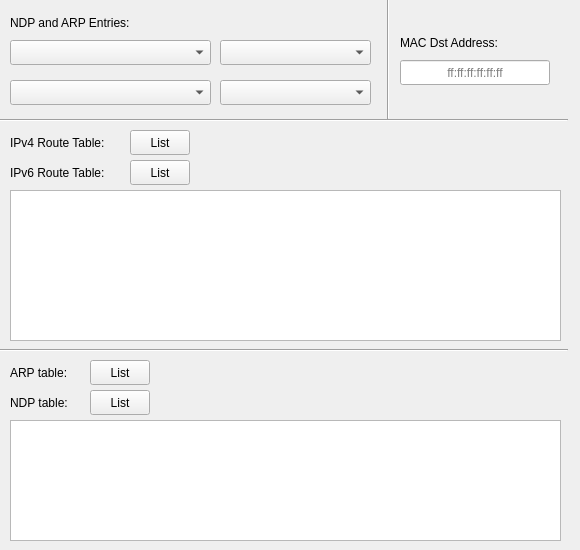
        <widget class="QWidget" name="tab_2">
         <attribute name="title">
          <string>MAC Dst</string>
         </attribute>
         <widget class="QLabel" name="arpMacLabel">
          <property name="geometry">
           <rect>
            <x>10</x>
            <y>10</y>
            <width>151</width>
            <height>25</height>
           </rect>
          </property>
          <property name="text">
           <string>NDP and ARP Entries:</string>
          </property>
         </widget>
         <widget class="QComboBox" name="etherArpComboBox">
          <property name="geometry">
           <rect>
            <x>10</x>
            <y>40</y>
            <width>201</width>
            <height>25</height>
           </rect>
          </property>
          <property name="toolTip">
           <string>&lt;html&gt;&lt;head/&gt;&lt;body&gt;&lt;p&gt;These drop down menu contains IPv4 addresses extracted from ARP table. &lt;/p&gt;&lt;/body&gt;&lt;/html&gt;</string>
          </property>
          <property name="statusTip">
           <string>These drop down menu contains IPv4 addresses extracted from ARP table. </string>
          </property>
         </widget>
         <widget class="QLabel" name="etherMacDstLabel">
          <property name="geometry">
           <rect>
            <x>400</x>
            <y>30</y>
            <width>130</width>
            <height>25</height>
           </rect>
          </property>
          <property name="text">
           <string>MAC Dst Address:</string>
          </property>
         </widget>
         <widget class="QComboBox" name="etherMacDstComboBox">
          <property name="geometry">
           <rect>
            <x>220</x>
            <y>40</y>
            <width>151</width>
            <height>25</height>
           </rect>
          </property>
          <property name="toolTip">
           <string>&lt;html&gt;&lt;head/&gt;&lt;body&gt;&lt;p&gt;These drop down menu contains MAC addresses extracted from ARP table. &lt;/p&gt;&lt;/body&gt;&lt;/html&gt;</string>
          </property>
          <property name="statusTip">
           <string>These drop down menu contains MAC addresses extracted from ARP table. </string>
          </property>
         </widget>
         <widget class="QLineEdit" name="etherMacDstEdit">
          <property name="enabled">
           <bool>true</bool>
          </property>
          <property name="geometry">
           <rect>
            <x>400</x>
            <y>60</y>
            <width>150</width>
            <height>25</height>
           </rect>
          </property>
          <property name="toolTip">
           <string>&lt;html&gt;&lt;head/&gt;&lt;body&gt;&lt;p&gt;This field sets the destination MAC address. It is automatically populated when an IPv4/IPv6/MAC address is chosen or can be manually entered here.&lt;/p&gt;&lt;/body&gt;&lt;/html&gt;</string>
          </property>
          <property name="statusTip">
           <string>Insert valid MAC destination address</string>
          </property>
          <property name="text">
           <string/>
          </property>
          <property name="alignment">
           <set>Qt::AlignCenter</set>
          </property>
          <property name="placeholderText">
           <string>ff:ff:ff:ff:ff:ff</string>
          </property>
         </widget>
         <widget class="QPushButton" name="macDstArpTableButton">
          <property name="geometry">
           <rect>
            <x>90</x>
            <y>360</y>
            <width>60</width>
            <height>25</height>
           </rect>
          </property>
          <property name="toolTip">
           <string>This button lists the current settings of ARP table.</string>
          </property>
          <property name="statusTip">
           <string>This button lists the current settings of ARP table.</string>
          </property>
          <property name="text">
           <string>List</string>
          </property>
         </widget>
         <widget class="QLabel" name="etherArpTableLabel">
          <property name="geometry">
           <rect>
            <x>10</x>
            <y>360</y>
            <width>81</width>
            <height>25</height>
           </rect>
          </property>
          <property name="text">
           <string>ARP table:</string>
          </property>
         </widget>
         <widget class="Line" name="macDstLine2">
          <property name="geometry">
           <rect>
            <x>-3</x>
            <y>340</y>
            <width>571</width>
            <height>20</height>
           </rect>
          </property>
          <property name="orientation">
           <enum>Qt::Horizontal</enum>
          </property>
         </widget>
         <widget class="QPushButton" name="macDstRouteButton">
          <property name="geometry">
           <rect>
            <x>130</x>
            <y>130</y>
            <width>60</width>
            <height>25</height>
           </rect>
          </property>
          <property name="toolTip">
           <string>This button lists the current settings of IPv4 routing table.</string>
          </property>
          <property name="statusTip">
           <string>This button lists the current settings of IPv4 routing table.</string>
          </property>
          <property name="text">
           <string>List</string>
          </property>
         </widget>
         <widget class="Line" name="macDstLine">
          <property name="geometry">
           <rect>
            <x>-3</x>
            <y>110</y>
            <width>571</width>
            <height>20</height>
           </rect>
          </property>
          <property name="orientation">
           <enum>Qt::Horizontal</enum>
          </property>
         </widget>
         <widget class="QLabel" name="etherMacDstIpv4RouteTableLabel">
          <property name="geometry">
           <rect>
            <x>10</x>
            <y>130</y>
            <width>121</width>
            <height>25</height>
           </rect>
          </property>
          <property name="text">
           <string>IPv4 Route Table:</string>
          </property>
         </widget>
         <widget class="QComboBox" name="etherNdpComboBox">
          <property name="geometry">
           <rect>
            <x>10</x>
            <y>80</y>
            <width>201</width>
            <height>25</height>
           </rect>
          </property>
          <property name="toolTip">
           <string>&lt;html&gt;&lt;head/&gt;&lt;body&gt;&lt;p&gt;These drop down menu contains IPv6 addresses extracted from NDP table. &lt;/p&gt;&lt;/body&gt;&lt;/html&gt;</string>
          </property>
          <property name="statusTip">
           <string>These drop down menu contains IPv6 addresses extracted from NDP table. </string>
          </property>
         </widget>
         <widget class="QComboBox" name="etherMacDstNdpComboBox">
          <property name="geometry">
           <rect>
            <x>220</x>
            <y>80</y>
            <width>151</width>
            <height>25</height>
           </rect>
          </property>
          <property name="toolTip">
           <string>&lt;html&gt;&lt;head/&gt;&lt;body&gt;&lt;p&gt;These drop down menu contains MAC addresses extracted NDP tables. &lt;/p&gt;&lt;/body&gt;&lt;/html&gt;</string>
          </property>
          <property name="statusTip">
           <string>These drop down menu contains MAC addresses extracted NDP tables. </string>
          </property>
         </widget>
         <widget class="Line" name="macDstLineVer">
          <property name="geometry">
           <rect>
            <x>380</x>
            <y>-1</y>
            <width>16</width>
            <height>120</height>
           </rect>
          </property>
          <property name="orientation">
           <enum>Qt::Vertical</enum>
          </property>
         </widget>
         <widget class="QPlainTextEdit" name="etherMacDstRouteTextEdit">
          <property name="geometry">
           <rect>
            <x>10</x>
            <y>190</y>
            <width>551</width>
            <height>151</height>
           </rect>
          </property>
          <property name="readOnly">
           <bool>true</bool>
          </property>
         </widget>
         <widget class="QLabel" name="etherMacDstIpv6RouteTableLabel">
          <property name="geometry">
           <rect>
            <x>10</x>
            <y>160</y>
            <width>121</width>
            <height>25</height>
           </rect>
          </property>
          <property name="text">
           <string>IPv6 Route Table:</string>
          </property>
         </widget>
         <widget class="QPushButton" name="macDstRouteIpv6Button">
          <property name="geometry">
           <rect>
            <x>130</x>
            <y>160</y>
            <width>60</width>
            <height>25</height>
           </rect>
          </property>
          <property name="toolTip">
           <string>This button lists the current settings of IPv6 routing table.</string>
          </property>
          <property name="statusTip">
           <string>This button lists the current settings of IPv6 routing table.</string>
          </property>
          <property name="text">
           <string>List</string>
          </property>
         </widget>
         <widget class="QLabel" name="etherNdpTableLabel">
          <property name="geometry">
           <rect>
            <x>10</x>
            <y>390</y>
            <width>81</width>
            <height>25</height>
           </rect>
          </property>
          <property name="text">
           <string>NDP table:</string>
          </property>
         </widget>
         <widget class="QPlainTextEdit" name="etherMacDstArpNdpTextEdit">
          <property name="geometry">
           <rect>
            <x>10</x>
            <y>420</y>
            <width>551</width>
            <height>121</height>
           </rect>
          </property>
          <property name="readOnly">
           <bool>true</bool>
          </property>
         </widget>
         <widget class="QPushButton" name="macDstNdpTableButton">
          <property name="geometry">
           <rect>
            <x>90</x>
            <y>390</y>
            <width>60</width>
            <height>25</height>
           </rect>
          </property>
          <property name="toolTip">
           <string>This button lists the current settings of NDP table.</string>
          </property>
          <property name="statusTip">
           <string>This button lists the current settings of NDP table.</string>
          </property>
          <property name="text">
           <string>List</string>
          </property>
         </widget>
        </widget>
